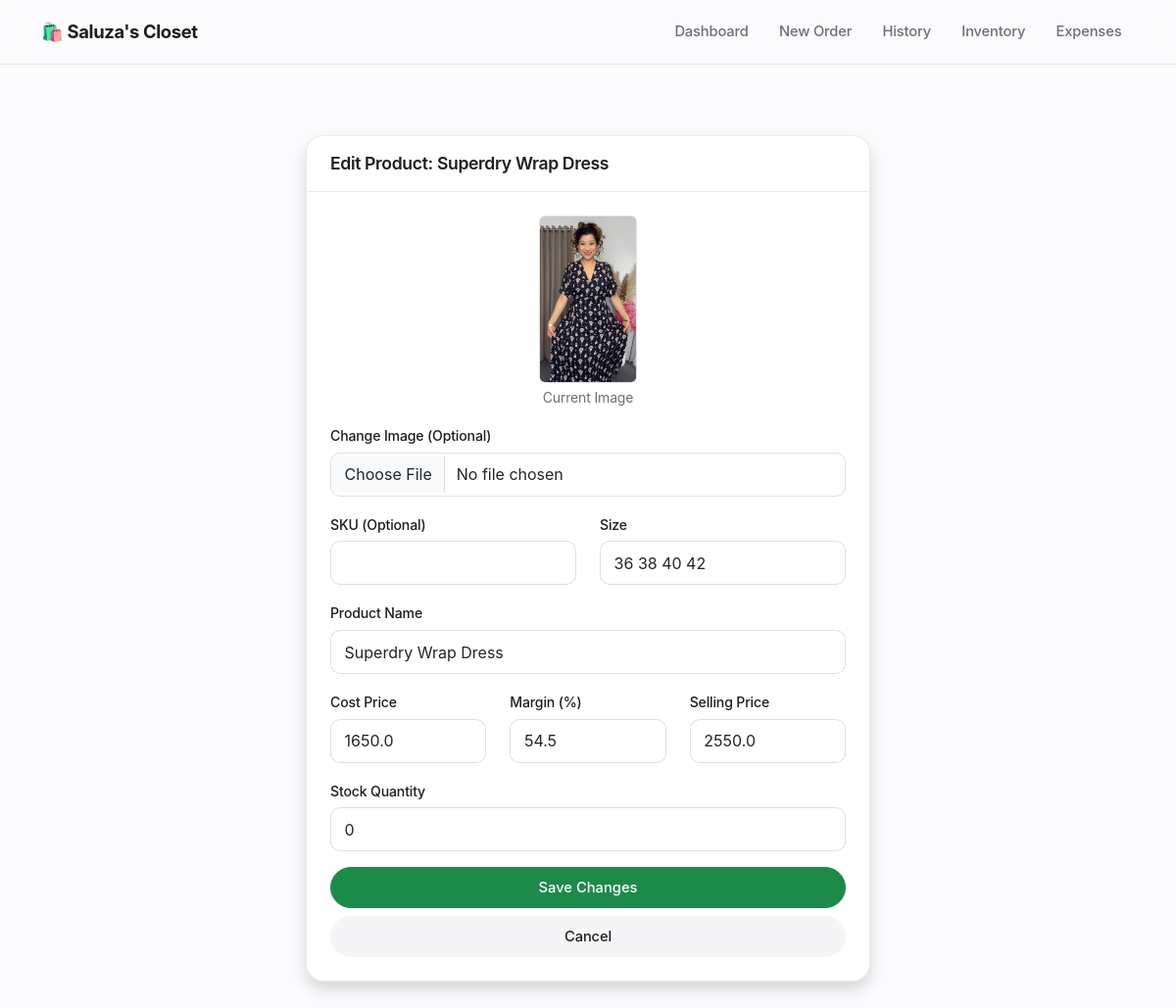
The page /edit_product/81 on the database its author committed.
### app.py (models this page shows)
class Product(db.Model):
    id = db.Column(db.Integer, primary_key=True)
    sku = db.Column(db.String(50), unique=True, nullable=True)
    name = db.Column(db.String(100), nullable=False)
    size = db.Column(db.String(10), nullable=False)
    cost_price = db.Column(db.Float, default=0.0)
    price = db.Column(db.Float, nullable=False)
    stock = db.Column(db.Integer, default=0)
    image = db.Column(db.String(100), nullable=True)

### app.py (the view, shortened to what this page needs)
@app.route('/edit_product/<int:id>', methods=['GET', 'POST'])
def edit_product(id):
    product = Product.query.get_or_404(id)
    return render_template('edit_product.html', p=product)

### templates/edit_product.html (shortened to what this page needs)
{% extends "layout.html" %}
{% block content %}
<div class="container mt-4" style="max-width: 600px;">
    <div class="card shadow">
        <div class="card-header" style="color: var(--accent); font-weight: 600;">
            <h4 class="mb-0" style="font-size: 1.1rem;">Edit Product: {{ p.name }}</h4>
        </div>
        <div class="card-body">
            <form method="POST" enctype="multipart/form-data">
                <div class="text-center mb-3">
                    {% if p.image %}
                    <img src="{{ url_for('static', filename='uploads/' + p.image) }}" width="100" class="rounded border">
                    <p class="small text-muted mt-1">Current Image</p>
                    {% endif %}
                </div>
                <div class="mb-3">
                    <label class="form-label">Change Image (Optional)</label>
                    <input type="file" name="image" class="form-control">
                </div>
                <div class="row mb-3">
                    <div class="col">
                        <label class="form-label">SKU (Optional)</label>
                        <input type="text" name="sku" class="form-control" value="{{ p.sku if p.sku else '' }}">
                    </div>
                    <div class="col">
                        <label class="form-label">Size</label>
                        <input type="text" name="size" class="form-control" value="{{ p.size }}" required>
                    </div>
                </div>
                <div class="mb-3">
                    <label class="form-label">Product Name</label>
                    <input type="text" name="name" class="form-control" value="{{ p.name }}" required>
                </div>
                <div class="row mb-3">
                    <div class="col-4">
                        <label class="form-label">Cost Price</label>
                        <input type="number" name="cost_price" id="costPriceInput" class="form-control" step="0.01" value="{{ p.cost_price }}" required>
                    </div>
                    <div class="col-4">
                        <label class="form-label">Margin (%)</label>
                        <input type="number" id="profitMarginInput" class="form-control" placeholder="Margin %" step="0.1">
                    </div>
                    <div class="col-4">
                        <label class="form-label">Selling Price</label>
                        <input type="number" name="price" id="sellingPriceInput" class="form-control" step="0.01" value="{{ p.price }}" required>
                    </div>
                </div>
                <div class="mb-3">
                    <label class="form-label">Stock Quantity</label>
                    <input type="number" name="stock" class="form-control" value="{{ p.stock }}" required>
                </div>
                <div class="d-grid gap-2">
                    <button type="submit" class="btn btn-success">Save Changes</button>
                    <a href="/inventory" class="btn btn-secondary">Cancel</a>
                </div>
            </form>
        </div>
    </div>
</div>
{% endblock %}

### templates/layout.html (style rules this page uses)
:root { --accent: #0071e3; --accent-hover: #0077ed; --accent-active: #006edb; --accent-tint: rgba(0, 113, 227, 0.08); --bg: #fbfbfd; --surface: #ffffff; --surface-muted: #f5f5f7; --text: #1d1d1f; --text-secondary: #6e6e73; --text-tertiary: #86868b; --hairline: rgba(0, 0, 0, 0.08); --hairline-strong: rgba(0, 0, 0, 0.12); --success: #1d8a4a; --success-tint: rgba(29, 138, 74, 0.1); --warning: #b7791f; --warning-tint: rgba(183, 121, 31, 0.1); --danger: #d0342c; --danger-tint: rgba(208, 52, 44, 0.08); --info: #0071e3; --info-tint: rgba(0, 113, 227, 0.08); --radius-sm: 10px; --radius-md: 14px; --radius-lg: 18px; --radius-pill: 980px; --shadow-rest: 0 1px 2px rgba(0, 0, 0, 0.04), 0 2px 12px rgba(0, 0, 0, 0.04); --shadow-hover: 0 4px 10px rgba(0, 0, 0, 0.06), 0 10px 30px rgba(0, 0, 0, 0.07); --ease: cubic-bezier(0.28, 0.11, 0.32, 1); }
* { -webkit-font-smoothing: antialiased; -moz-osx-font-smoothing: grayscale; }
html { scroll-behavior: smooth; }
body { font-family: -apple-system, BlinkMacSystemFont, 'SF Pro Text', 'Inter', 'Segoe UI', Roboto, Helvetica, Arial, sans-serif; background-color: var(--bg); color: var(--text); letter-spacing: -0.01em; }
h1, h2, h3, h4, h5, h6 { font-weight: 600; letter-spacing: -0.02em; color: var(--text); }
a { color: var(--accent); }
small, .text-muted { color: var(--text-secondary) !important; }
.card { border: 1px solid var(--hairline); border-radius: var(--radius-lg); box-shadow: var(--shadow-rest); background: var(--surface); transition: box-shadow 0.35s var(--ease), transform 0.35s var(--ease), border-color 0.35s var(--ease); }
.card-header { background-color: var(--surface); border-bottom: 1px solid var(--hairline); font-weight: 600; padding: 1.1rem 1.5rem; border-radius: var(--radius-lg) var(--radius-lg) 0 0 !important; }
.card-body { padding: 1.5rem; }
.btn { border-radius: var(--radius-pill); font-weight: 500; font-size: 0.92rem; padding: 0.55rem 1.3rem; box-shadow: none; border-width: 1px; transition: background-color 0.25s var(--ease), border-color 0.25s var(--ease), color 0.25s var(--ease), transform 0.15s var(--ease), box-shadow 0.25s var(--ease); }
.btn-success { background-color: var(--success); border-color: var(--success); }
.btn-secondary { background-color: var(--surface-muted); border-color: var(--surface-muted); color: var(--text); }
.form-control, .form-select { border-radius: var(--radius-sm); border: 1px solid var(--hairline-strong); padding: 0.6rem 0.85rem; background-color: var(--surface); transition: border-color 0.25s var(--ease), box-shadow 0.25s var(--ease); }
.form-label { font-weight: 500; font-size: 0.88rem; color: var(--text); margin-bottom: 0.4rem; }

### rows shown on the page
Product: name "Superdry Wrap Dress", image (picture), size "36 38 40 42", cost_price "1650.0", price "2550.0", stock "0"
